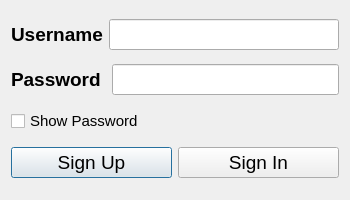
<?xml version="1.0" encoding="UTF-8"?>
<ui version="4.0">
 <class>Registration</class>
 <widget class="QDialog" name="Registration">
  <property name="geometry">
   <rect>
    <x>0</x>
    <y>0</y>
    <width>350</width>
    <height>200</height>
   </rect>
  </property>
  <property name="font">
   <font>
    <pointsize>14</pointsize>
    <bold>false</bold>
   </font>
  </property>
  <property name="windowTitle">
   <string>Dialog</string>
  </property>
  <layout class="QVBoxLayout" name="verticalLayout">
   <item>
    <layout class="QHBoxLayout" name="horizontalLayout">
     <item>
      <widget class="QLabel" name="label">
       <property name="font">
        <font>
         <pointsize>14</pointsize>
         <bold>true</bold>
        </font>
       </property>
       <property name="text">
        <string>Username</string>
       </property>
      </widget>
     </item>
     <item>
      <widget class="QLineEdit" name="usernameLineEdit"/>
     </item>
    </layout>
   </item>
   <item>
    <layout class="QHBoxLayout" name="horizontalLayout_2">
     <item>
      <widget class="QLabel" name="label_2">
       <property name="font">
        <font>
         <pointsize>14</pointsize>
         <bold>true</bold>
        </font>
       </property>
       <property name="text">
        <string>Password </string>
       </property>
      </widget>
     </item>
     <item>
      <widget class="QLineEdit" name="passwordLineEdit"/>
     </item>
    </layout>
   </item>
   <item>
    <widget class="QCheckBox" name="showPasswordCheckBox">
     <property name="font">
      <font>
       <pointsize>11</pointsize>
       <bold>false</bold>
      </font>
     </property>
     <property name="text">
      <string>Show Password</string>
     </property>
    </widget>
   </item>
   <item>
    <layout class="QHBoxLayout" name="horizontalLayout_3">
     <item>
      <widget class="QPushButton" name="signUpButton">
       <property name="text">
        <string>Sign Up</string>
       </property>
      </widget>
     </item>
     <item>
      <widget class="QPushButton" name="signInButton">
       <property name="text">
        <string>Sign In</string>
       </property>
      </widget>
     </item>
    </layout>
   </item>
  </layout>
 </widget>
 <resources/>
 <connections/>
</ui>
